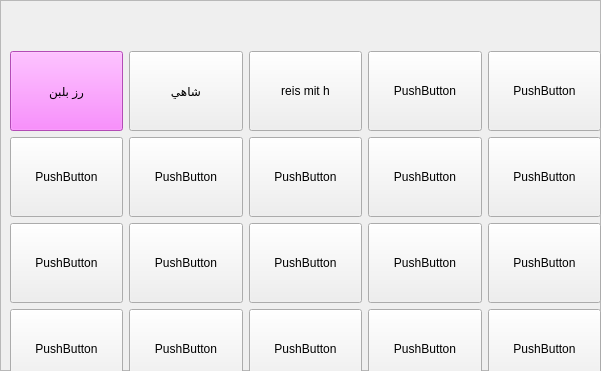
  <widget class="QFrame" name="frm2">
   <property name="geometry">
    <rect>
     <x>10</x>
     <y>150</y>
     <width>601</width>
     <height>371</height>
    </rect>
   </property>
   <property name="contextMenuPolicy">
    <enum>Qt::NoContextMenu</enum>
   </property>
   <property name="autoFillBackground">
    <bool>false</bool>
   </property>
   <property name="frameShape">
    <enum>QFrame::StyledPanel</enum>
   </property>
   <property name="frameShadow">
    <enum>QFrame::Raised</enum>
   </property>
   <widget class="QWidget" name="gridLayoutWidget_2">
    <property name="geometry">
     <rect>
      <x>10</x>
      <y>10</y>
      <width>591</width>
      <height>421</height>
     </rect>
    </property>
    <layout class="QGridLayout" name="gridLayout_2">
     <item row="0" column="0">
      <layout class="QVBoxLayout" name="verticalLayout_2">
       <item>
        <layout class="QHBoxLayout" name="horizontalLayout_6">
         <item>
          <layout class="QHBoxLayout" name="horizontalLayout_7">
           <item>
            <widget class="QPushButton" name="pushButton_23">
             <property name="minimumSize">
              <size>
               <width>0</width>
               <height>80</height>
              </size>
             </property>
             <property name="sizeIncrement">
              <size>
               <width>0</width>
               <height>0</height>
              </size>
             </property>
             <property name="palette">
              <palette>
               <active>
                <colorrole role="WindowText">
                 <brush brushstyle="SolidPattern">
                  <color alpha="255">
                   <red>0</red>
                   <green>0</green>
                   <blue>0</blue>
                  </color>
                 </brush>
                </colorrole>
                <colorrole role="Button">
                 <brush brushstyle="SolidPattern">
                  <color alpha="255">
                   <red>251</red>
                   <green>107</green>
                   <blue>255</blue>
                  </color>
                 </brush>
                </colorrole>
                <colorrole role="Light">
                 <brush brushstyle="SolidPattern">
                  <color alpha="255">
                   <red>127</red>
                   <green>255</green>
                   <blue>127</blue>
                  </color>
                 </brush>
                </colorrole>
                <colorrole role="Midlight">
                 <brush brushstyle="SolidPattern">
                  <color alpha="255">
                   <red>63</red>
                   <green>255</green>
                   <blue>63</blue>
                  </color>
                 </brush>
                </colorrole>
                <colorrole role="Dark">
                 <brush brushstyle="SolidPattern">
                  <color alpha="255">
                   <red>0</red>
                   <green>127</green>
                   <blue>0</blue>
                  </color>
                 </brush>
                </colorrole>
                <colorrole role="Mid">
                 <brush brushstyle="SolidPattern">
                  <color alpha="255">
                   <red>0</red>
                   <green>170</green>
                   <blue>0</blue>
                  </color>
                 </brush>
                </colorrole>
                <colorrole role="Text">
                 <brush brushstyle="SolidPattern">
                  <color alpha="255">
                   <red>0</red>
                   <green>0</green>
                   <blue>0</blue>
                  </color>
                 </brush>
                </colorrole>
                <colorrole role="BrightText">
                 <brush brushstyle="SolidPattern">
                  <color alpha="255">
                   <red>255</red>
                   <green>255</green>
                   <blue>255</blue>
                  </color>
                 </brush>
                </colorrole>
                <colorrole role="ButtonText">
                 <brush brushstyle="SolidPattern">
                  <color alpha="255">
                   <red>0</red>
                   <green>0</green>
                   <blue>0</blue>
                  </color>
                 </brush>
                </colorrole>
                <colorrole role="Base">
                 <brush brushstyle="SolidPattern">
                  <color alpha="255">
                   <red>251</red>
                   <green>107</green>
                   <blue>255</blue>
                  </color>
                 </brush>
                </colorrole>
                <colorrole role="Window">
                 <brush brushstyle="SolidPattern">
                  <color alpha="255">
                   <red>251</red>
                   <green>107</green>
                   <blue>255</blue>
                  </color>
                 </brush>
                </colorrole>
                <colorrole role="Shadow">
                 <brush brushstyle="SolidPattern">
                  <color alpha="255">
                   <red>0</red>
                   <green>0</green>
                   <blue>0</blue>
                  </color>
                 </brush>
                </colorrole>
                <colorrole role="AlternateBase">
                 <brush brushstyle="SolidPattern">
                  <color alpha="255">
                   <red>127</red>
                   <green>255</green>
                   <blue>127</blue>
                  </color>
                 </brush>
                </colorrole>
                <colorrole role="ToolTipBase">
                 <brush brushstyle="SolidPattern">
                  <color alpha="255">
                   <red>255</red>
                   <green>255</green>
                   <blue>220</blue>
                  </color>
                 </brush>
                </colorrole>
                <colorrole role="ToolTipText">
                 <brush brushstyle="SolidPattern">
                  <color alpha="255">
                   <red>0</red>
                   <green>0</green>
                   <blue>0</blue>
                  </color>
                 </brush>
                </colorrole>
                <colorrole role="PlaceholderText">
                 <brush brushstyle="SolidPattern">
                  <color alpha="128">
                   <red>0</red>
                   <green>0</green>
                   <blue>0</blue>
                  </color>
                 </brush>
                </colorrole>
               </active>
               <inactive>
                <colorrole role="WindowText">
                 <brush brushstyle="SolidPattern">
                  <color alpha="255">
                   <red>0</red>
                   <green>0</green>
                   <blue>0</blue>
                  </color>
                 </brush>
                </colorrole>
                <colorrole role="Button">
                 <brush brushstyle="SolidPattern">
                  <color alpha="255">
                   <red>251</red>
                   <green>107</green>
                   <blue>255</blue>
                  </color>
                 </brush>
                </colorrole>
                <colorrole role="Light">
                 <brush brushstyle="SolidPattern">
                  <color alpha="255">
                   <red>127</red>
                   <green>255</green>
                   <blue>127</blue>
                  </color>
                 </brush>
                </colorrole>
                <colorrole role="Midlight">
                 <brush brushstyle="SolidPattern">
                  <color alpha="255">
                   <red>63</red>
                   <green>255</green>
                   <blue>63</blue>
                  </color>
                 </brush>
                </colorrole>
                <colorrole role="Dark">
                 <brush brushstyle="SolidPattern">
                  <color alpha="255">
                   <red>0</red>
                   <green>127</green>
                   <blue>0</blue>
                  </color>
                 </brush>
                </colorrole>
                <colorrole role="Mid">
                 <brush brushstyle="SolidPattern">
                  <color alpha="255">
                   <red>0</red>
                   <green>170</green>
                   <blue>0</blue>
                  </color>
                 </brush>
                </colorrole>
                <colorrole role="Text">
                 <brush brushstyle="SolidPattern">
                  <color alpha="255">
                   <red>0</red>
                   <green>0</green>
                   <blue>0</blue>
                  </color>
                 </brush>
                </colorrole>
                <colorrole role="BrightText">
                 <brush brushstyle="SolidPattern">
                  <color alpha="255">
                   <red>255</red>
                   <green>255</green>
                   <blue>255</blue>
                  </color>
                 </brush>
                </colorrole>
                <colorrole role="ButtonText">
                 <brush brushstyle="SolidPattern">
                  <color alpha="255">
                   <red>0</red>
                   <green>0</green>
                   <blue>0</blue>
                  </color>
                 </brush>
                </colorrole>
                <colorrole role="Base">
                 <brush brushstyle="SolidPattern">
                  <color alpha="255">
                   <red>251</red>
                   <green>107</green>
                   <blue>255</blue>
                  </color>
                 </brush>
                </colorrole>
                <colorrole role="Window">
                 <brush brushstyle="SolidPattern">
                  <color alpha="255">
                   <red>251</red>
                   <green>107</green>
                   <blue>255</blue>
                  </color>
                 </brush>
                </colorrole>
                <colorrole role="Shadow">
                 <brush brushstyle="SolidPattern">
                  <color alpha="255">
                   <red>0</red>
                   <green>0</green>
                   <blue>0</blue>
                  </color>
                 </brush>
                </colorrole>
                <colorrole role="AlternateBase">
                 <brush brushstyle="SolidPattern">
                  <color alpha="255">
                   <red>127</red>
                   <green>255</green>
                   <blue>127</blue>
                  </color>
                 </brush>
                </colorrole>
                <colorrole role="ToolTipBase">
                 <brush brushstyle="SolidPattern">
                  <color alpha="255">
                   <red>255</red>
                   <green>255</green>
                   <blue>220</blue>
                  </color>
                 </brush>
                </colorrole>
                <colorrole role="ToolTipText">
                 <brush brushstyle="SolidPattern">
                  <color alpha="255">
                   <red>0</red>
                   <green>0</green>
                   <blue>0</blue>
                  </color>
                 </brush>
                </colorrole>
                <colorrole role="PlaceholderText">
                 <brush brushstyle="SolidPattern">
                  <color alpha="128">
                   <red>0</red>
                   <green>0</green>
                   <blue>0</blue>
                  </color>
                 </brush>
                </colorrole>
               </inactive>
               <disabled>
                <colorrole role="WindowText">
                 <brush brushstyle="SolidPattern">
                  <color alpha="255">
                   <red>0</red>
                   <green>127</green>
                   <blue>0</blue>
                  </color>
                 </brush>
                </colorrole>
                <colorrole role="Button">
                 <brush brushstyle="SolidPattern">
                  <color alpha="255">
                   <red>251</red>
                   <green>107</green>
                   <blue>255</blue>
                  </color>
                 </brush>
                </colorrole>
                <colorrole role="Light">
                 <brush brushstyle="SolidPattern">
                  <color alpha="255">
                   <red>127</red>
                   <green>255</green>
                   <blue>127</blue>
                  </color>
                 </brush>
                </colorrole>
                <colorrole role="Midlight">
                 <brush brushstyle="SolidPattern">
                  <color alpha="255">
                   <red>63</red>
                   <green>255</green>
                   <blue>63</blue>
                  </color>
                 </brush>
                </colorrole>
                <colorrole role="Dark">
                 <brush brushstyle="SolidPattern">
                  <color alpha="255">
                   <red>0</red>
                   <green>127</green>
                   <blue>0</blue>
                  </color>
                 </brush>
                </colorrole>
                <colorrole role="Mid">
                 <brush brushstyle="SolidPattern">
                  <color alpha="255">
                   <red>0</red>
                   <green>170</green>
                   <blue>0</blue>
                  </color>
                 </brush>
                </colorrole>
                <colorrole role="Text">
                 <brush brushstyle="SolidPattern">
                  <color alpha="255">
                   <red>0</red>
                   <green>127</green>
                   <blue>0</blue>
                  </color>
                 </brush>
                </colorrole>
                <colorrole role="BrightText">
                 <brush brushstyle="SolidPattern">
                  <color alpha="255">
                   <red>255</red>
                   <green>255</green>
                   <blue>255</blue>
                  </color>
                 </brush>
                </colorrole>
                <colorrole role="ButtonText">
                 <brush brushstyle="SolidPattern">
                  <color alpha="255">
                   <red>0</red>
                   <green>127</green>
                   <blue>0</blue>
                  </color>
                 </brush>
                </colorrole>
                <colorrole role="Base">
                 <brush brushstyle="SolidPattern">
                  <color alpha="255">
                   <red>251</red>
                   <green>107</green>
                   <blue>255</blue>
                  </color>
                 </brush>
                </colorrole>
                <colorrole role="Window">
                 <brush brushstyle="SolidPattern">
                  <color alpha="255">
                   <red>251</red>
                   <green>107</green>
                   <blue>255</blue>
                  </color>
                 </brush>
                </colorrole>
                <colorrole role="Shadow">
                 <brush brushstyle="SolidPattern">
                  <color alpha="255">
                   <red>0</red>
                   <green>0</green>
                   <blue>0</blue>
                  </color>
                 </brush>
                </colorrole>
                <colorrole role="AlternateBase">
                 <brush brushstyle="SolidPattern">
                  <color alpha="255">
                   <red>0</red>
                   <green>255</green>
                   <blue>0</blue>
                  </color>
                 </brush>
                </colorrole>
                <colorrole role="ToolTipBase">
                 <brush brushstyle="SolidPattern">
                  <color alpha="255">
                   <red>255</red>
                   <green>255</green>
                   <blue>220</blue>
                  </color>
                 </brush>
                </colorrole>
                <colorrole role="ToolTipText">
                 <brush brushstyle="SolidPattern">
                  <color alpha="255">
                   <red>0</red>
                   <green>0</green>
                   <blue>0</blue>
                  </color>
                 </brush>
                </colorrole>
                <colorrole role="PlaceholderText">
                 <brush brushstyle="SolidPattern">
                  <color alpha="128">
                   <red>0</red>
                   <green>0</green>
                   <blue>0</blue>
                  </color>
                 </brush>
                </colorrole>
               </disabled>
              </palette>
             </property>
             <property name="autoFillBackground">
              <bool>false</bool>
             </property>
             <property name="text">
              <string>رز بلبن</string>
             </property>
            </widget>
           </item>
           <item>
            <widget class="QPushButton" name="pushButton_24">
             <property name="minimumSize">
              <size>
               <width>80</width>
               <height>80</height>
              </size>
             </property>
             <property name="text">
              <string>شاهي</string>
             </property>
            </widget>
           </item>
           <item>
            <widget class="QPushButton" name="pushButton_25">
             <property name="minimumSize">
              <size>
               <width>0</width>
               <height>80</height>
              </size>
             </property>
             <property name="text">
              <string>reis mit h</string>
             </property>
            </widget>
           </item>
           <item>
            <widget class="QPushButton" name="pushButton_26">
             <property name="minimumSize">
              <size>
               <width>0</width>
               <height>80</height>
              </size>
             </property>
             <property name="text">
              <string>PushButton</string>
             </property>
            </widget>
           </item>
           <item>
            <widget class="QPushButton" name="pushButton_27">
             <property name="minimumSize">
              <size>
               <width>0</width>
               <height>80</height>
              </size>
             </property>
             <property name="text">
              <string>PushButton</string>
             </property>
            </widget>
           </item>
          </layout>
         </item>
        </layout>
       </item>
       <item>
        <layout class="QHBoxLayout" name="horizontalLayout_8">
         <item>
          <widget class="QPushButton" name="pushButton_28">
           <property name="minimumSize">
            <size>
             <width>0</width>
             <height>80</height>
            </size>
           </property>
           <property name="text">
            <string>PushButton</string>
           </property>
          </widget>
         </item>
         <item>
          <widget class="QPushButton" name="pushButton_29">
           <property name="minimumSize">
            <size>
             <width>0</width>
             <height>80</height>
            </size>
           </property>
           <property name="text">
            <string>PushButton</string>
           </property>
          </widget>
         </item>
         <item>
          <widget class="QPushButton" name="pushButton_30">
           <property name="minimumSize">
            <size>
             <width>0</width>
             <height>80</height>
            </size>
           </property>
           <property name="text">
            <string>PushButton</string>
           </property>
          </widget>
         </item>
         <item>
          <widget class="QPushButton" name="pushButton_31">
           <property name="minimumSize">
            <size>
             <width>0</width>
             <height>80</height>
            </size>
           </property>
           <property name="text">
            <string>PushButton</string>
           </property>
          </widget>
         </item>
         <item>
          <widget class="QPushButton" name="pushButton_32">
           <property name="minimumSize">
            <size>
             <width>0</width>
             <height>80</height>
            </size>
           </property>
           <property name="text">
            <string>PushButton</string>
           </property>
          </widget>
         </item>
        </layout>
       </item>
       <item>
        <layout class="QHBoxLayout" name="horizontalLayout_9">
         <item>
          <widget class="QPushButton" name="pushButton_33">
           <property name="minimumSize">
            <size>
             <width>0</width>
             <height>80</height>
            </size>
           </property>
           <property name="text">
            <string>PushButton</string>
           </property>
          </widget>
         </item>
         <item>
          <widget class="QPushButton" name="pushButton_34">
           <property name="minimumSize">
            <size>
             <width>0</width>
             <height>80</height>
            </size>
           </property>
           <property name="text">
            <string>PushButton</string>
           </property>
          </widget>
         </item>
         <item>
          <widget class="QPushButton" name="pushButton_35">
           <property name="minimumSize">
            <size>
             <width>0</width>
             <height>80</height>
            </size>
           </property>
           <property name="text">
            <string>PushButton</string>
           </property>
          </widget>
         </item>
         <item>
          <widget class="QPushButton" name="pushButton_36">
           <property name="minimumSize">
            <size>
             <width>0</width>
             <height>80</height>
            </size>
           </property>
           <property name="text">
            <string>PushButton</string>
           </property>
          </widget>
         </item>
         <item>
          <widget class="QPushButton" name="pushButton_37">
           <property name="minimumSize">
            <size>
             <width>0</width>
             <height>80</height>
            </size>
           </property>
           <property name="text">
            <string>PushButton</string>
           </property>
          </widget>
         </item>
        </layout>
       </item>
       <item>
        <layout class="QHBoxLayout" name="horizontalLayout_10">
         <item>
          <widget class="QPushButton" name="pushButton_38">
           <property name="minimumSize">
            <size>
             <width>0</width>
             <height>80</height>
            </size>
           </property>
           <property name="text">
            <string>PushButton</string>
           </property>
          </widget>
         </item>
         <item>
          <widget class="QPushButton" name="pushButton_39">
           <property name="minimumSize">
            <size>
             <width>0</width>
             <height>80</height>
            </size>
           </property>
           <property name="text">
            <string>PushButton</string>
           </property>
          </widget>
         </item>
         <item>
          <widget class="QPushButton" name="pushButton_40">
           <property name="minimumSize">
            <size>
             <width>0</width>
             <height>80</height>
            </size>
           </property>
           <property name="text">
            <string>PushButton</string>
           </property>
          </widget>
         </item>
         <item>
          <widget class="QPushButton" name="pushButton_41">
           <property name="minimumSize">
            <size>
             <width>0</width>
             <height>80</height>
            </size>
           </property>
           <property name="text">
            <string>PushButton</string>
           </property>
          </widget>
         </item>
         <item>
          <widget class="QPushButton" name="pushButton_42">
           <property name="minimumSize">
            <size>
             <width>0</width>
             <height>80</height>
            </size>
           </property>
           <property name="text">
            <string>PushButton</string>
           </property>
          </widget>
         </item>
        </layout>
       </item>
      </layout>
     </item>
    </layout>
   </widget>
  </widget>
